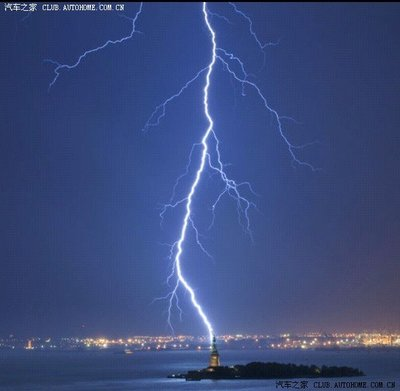
#> input picture img.jpg, 400 x 391 px, found by its file name
$ jupyter execute --allow-errors MainELA.ipynb   (shell and % lines are left out)
#> lines starting #> are read from the running program, lines starting #| are printed output that depends on the picture; pictures that were not available may be replaced by others from this repository, and a replacement may not be noted
[cell 1]
from google.colab import drive

drive.mount('/content/gdrive/', force_remount=True)

[cell 2]
%cd gdrive/MyDrive

[cell 3]
%cd 'Image Tampering '

[cell 4]
import os
import cv2
from PIL import Image, ImageChops, ImageEnhance
import numpy as np

[cell 5]
'''
Does ELA on a given image by calculating abs_diff and
scaling(dynamically brightening, avg extremas)

INPUT: img_path, compression quality for resave

OUTPUT: ELA
'''

def convert_to_ela_image(path, quality):
    temp_filename = 'temp_file_name.jpg'
    ela_filename = 'temp_ela.png'
    image = Image.open(path).convert('RGB')
    image.save(temp_filename, 'JPEG', quality = quality)
    temp_image = Image.open(temp_filename)

    ela_image = ImageChops.difference(image, temp_image)

    extrema = ela_image.getextrema()
    max_diff = sum([ex[1] for ex in extrema])/3
    if max_diff == 0:
        max_diff = 1

    scale = 255.0 / max_diff
    ela_image = ImageEnhance.Brightness(ela_image).enhance(scale)

    return ela_image

**ELA highlights the differences between the JPEG compression level**

There are several factors which can help to  check whether an image has been tampered with or not:

1.  Regions with uniform colouring (eg. Solid wall or sky), should have lower ELA (darker).

2.  Similar edges usually have similar brightness. High-contrast edges will look similar to other high-contrast edges, while low-contrast edges will look similar to other low-contrast edges.
3. Similar textures usually exhibit similar colouring.
4. Regardless of the original colour, all flat surfaces have the same colouring.

# **ELA on Real  Images**

[cell 6]
import matplotlib.pyplot as plt
import random

p = os.path.join('Casia2', 'Real/')
temp = p
p = os.listdir(p)
#print(p)

for i in range(0,5):
    random_img = temp+random.choice(p)
    original = cv2.cvtColor(cv2.imread(random_img),cv2.COLOR_BGR2RGB)/255.0
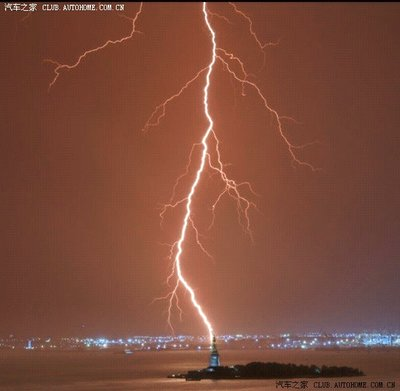
#> original: shape (391, 400, 3) float64; mean B, G, R 0.235, 0.297, 0.489
    init_value  = 100
    c = 3
    r = 2

    fig=plt.figure(figsize=(10, 5))
    for i in range(1, c*r +1):
        quality = init_value - (i-1) * 5
        img = convert_to_ela_image(path=random_img, quality=quality)
#> in convert_to_ela_image, `extrema = ela_image.getextrema()`: extrema = ((0, 6), (0, 4), (0, 9))
#> in convert_to_ela_image, `max_diff = sum([ex[1] for ex in extrema])/3`: max_diff = 6.33
#> in convert_to_ela_image, `scale = 255.0 / max_diff`: scale = 40.26
#> in convert_to_ela_image, `ela_image = ImageEnhance.Brightness(ela_image).enhance(scale)`:
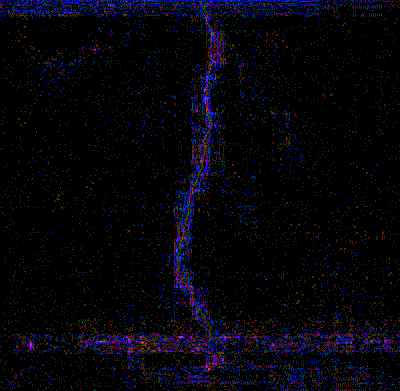
#> ela_image: PIL image 400x391 RGB; mean R, G, B 5.6, 4.6, 11.2
        if i == 1:
            img = original.copy()
        ax = fig.add_subplot(r, c, i)
        ax.title.set_text(f'q: {quality}')
        plt.imshow(img)
    plt.show()
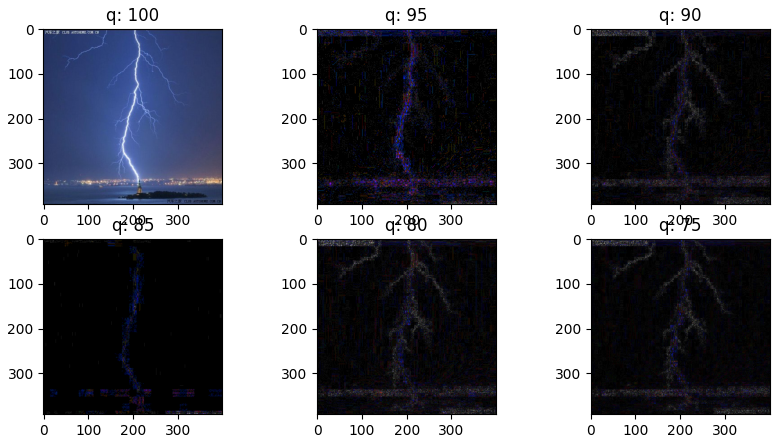
#> figure drawn by matplotlib, 6 panels; B, G, R data is drawn as R, G, B

*Result on Real image shows that the edges are quite similar looking. The Surface has consitency in term of textures. Uniform coloured pixels are reduces to lower values.*

# **ELA on Tampered Images**

[cell 7]
p = os.path.join('Casia2', 'Tampered/')
temp = p
#> temp = 'Casia2/Tampered/'
p = os.listdir(p)
#> p = ['img.jpg']
#print(p)

for i in range(0,5):
    random_img = temp+random.choice(p)
#> random_img = 'Casia2/Tampered/img.jpg'
    original = cv2.cvtColor(cv2.imread(random_img),cv2.COLOR_BGR2RGB)/255.0
    init_value  = 100
    c = 3
    r = 2

    fig=plt.figure(figsize=(10, 5))
    for i in range(1, c*r +1):
        quality = init_value - (i-1) * 5
        img = convert_to_ela_image(path=random_img, quality=quality)
        if i == 1:
            img = original.copy()
        ax = fig.add_subplot(r, c, i)
        ax.title.set_text(f'q: {quality}')
        plt.imshow(img)
    plt.show()

*Result on Tampered image clearly highlights the different contrast among edges. Although Uniform coloured pixels are reduces to lower values, surface do not have uniformity in textures.*

Various Compression Quality values affects the resultant ELA differenlty. Although as we lower the value of quality, there isnt much substantial difference between the earlier and current resave. Hence, Quality can be anything above 80, and purely subjective.

*Code for trackbar tweaking:*
[link text](https://)

[cell 8]
'''
Function for data preprocessing
  1. Convert to ELA
  2. Resize
  3. Flatten
  4. Normalize
'''

def prepare_image(image_path):
    return np.array(convert_to_ela_image(image_path, 90).resize((128,128))).flatten() / 255.0

CASIA2.0 Has .jpg, .tig, and some of .bmp and .png images. Everything else tha .jpg(and .jpeg) is redundant, since we are applying ELA.

Error Level Analysis works only with lossy compressions(jpg).

[cell 9]
X = []
#> X = []
Y = []

Real_path = 'Casia2/Real/'
Tampered_path = 'Casia2/Tampered/'

paths = [Real_path,Tampered_path]

label = 0
for i in paths:
    print(f"Processing {i} Images:")
    for name in os.listdir(i):
        img_path = os.path.join(i,name)
        if img_path.endswith('.jpeg') or img_path.endswith('.jpg'):
            img = prepare_image(image_path=img_path)
            X.append(img)
            Y.append(label)
            if len(Y)%1000==0:
                print(f"\tProcessed {len(Y)} images")
    label=1

[cell 10]
print("Total no of Real Images: ",Y.count(0))
print("Total no of Tampered Images: ",Y.count(1))

[cell 11]
from keras.utils.np_utils import to_categorical

X = np.array(X).astype("float64")
#> (the rest of this cell did not finish here and is left out)

**Data Imbalance**

Dropping 5000 samples from X to balance the data

This we can use for testing

[cell 12]
X_test = X[:5000]
Y_test = Y[:5000]

Y = Y[5000:]
X = X[5000:]
#> X = empty array
